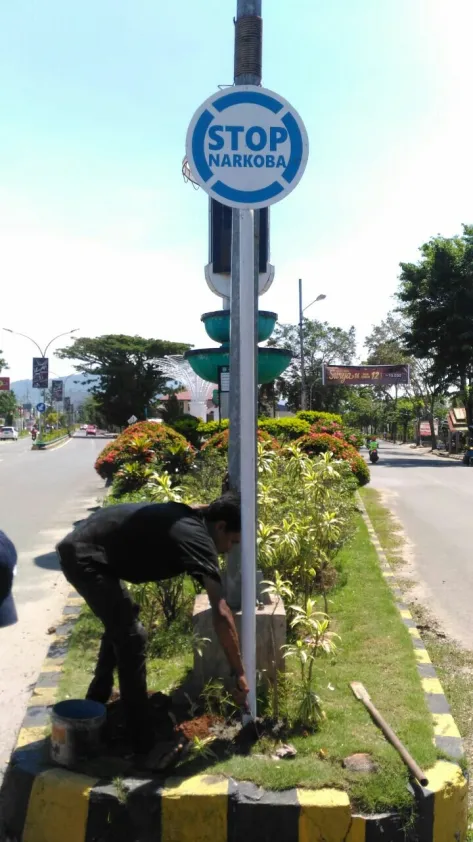
#> input picture hough_transform/stop.png, 473 x 842 px
$ jupyter execute Circle_Detection_OpenCV_HoughCircles.ipynb
#> lines starting #> are read from the running program, lines starting #| are printed output that depends on the picture; after the words box and inside, x2 and y2 are one past the last pixel; in counts of white or black regions, pixels touching at a corner belong together
# Circle Detection menggunakan OpenCV Hough Circle Transform

Pipeline:

Original Image
→ Grayscale
→ Gaussian Blur
→ Canny Edge (visualisasi)
→ Hough Circle Transform
→ Deteksi Circle

Metode:

`cv2.HoughCircles()`

Output:

\[
(x_c,y_c,r)
\]

dimana:
- xc = koordinat pusat x
- yc = koordinat pusat y
- r = radius lingkaran

[cell 1]
import cv2
import numpy as np
import matplotlib.pyplot as plt

## 1. Load Image

[cell 2]
image_path = "stop.png"

img = cv2.imread(image_path)
#> img is the input picture: shape (842, 473, 3); mean B, G, R 143.3, 156.5, 147.6

if img is None:
    raise FileNotFoundError("Image tidak ditemukan")

plt.figure(figsize=(8,5))
plt.imshow(cv2.cvtColor(img, cv2.COLOR_BGR2RGB))
plt.title("Original Image")
plt.axis("off");

## 2. Grayscale

[cell 3]
gray = cv2.cvtColor(
    img,
    cv2.COLOR_BGR2GRAY
)
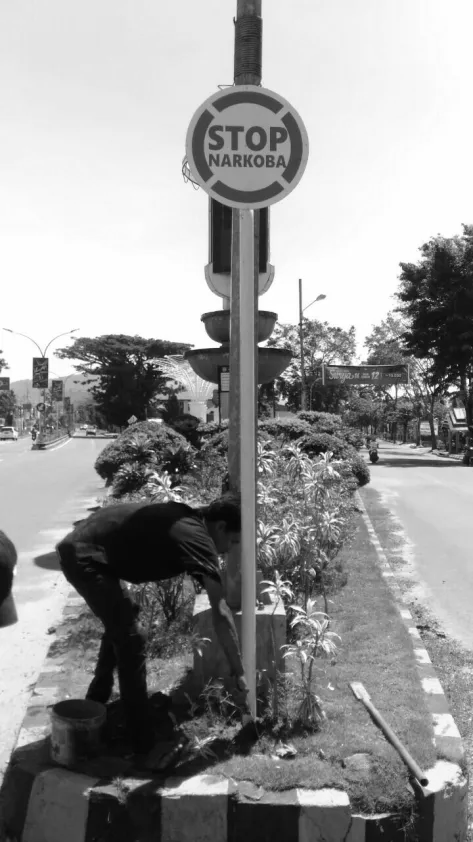
#> gray: shape (842, 473); min 1, max 255, mean 152.3

plt.figure(figsize=(8,5))
plt.imshow(gray, cmap="gray")
plt.title("Grayscale")
plt.axis("off");

## 3. Gaussian Blur

[cell 4]
blur = cv2.medianBlur(
    gray,
    5
)

plt.figure(figsize=(8,5))
plt.imshow(blur, cmap="gray")
plt.title("Gaussian Blur")
plt.axis("off");

## 4. Canny Edge Detection (Visualisasi)

[cell 5]
edges = cv2.Canny(
    blur,
    90,
    180
)
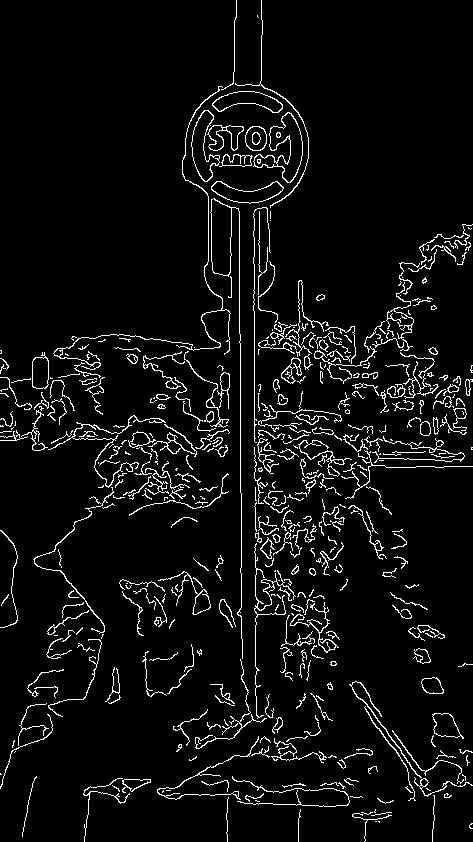
#> edges: shape (842, 473); 5.6% white in thin lines or dots

plt.figure(figsize=(8,5))
plt.imshow(edges, cmap="gray")
plt.title("Canny Edge")
plt.axis("off");

## 5. Hough Circle Transform

Persamaan lingkaran:

\[
(x-x_c)^2+(y-y_c)^2=r^2
\]

OpenCV mencari parameter:

\[
(x_c,y_c,r)
\]

menggunakan voting pada accumulator.

[cell 6]
circles = cv2.HoughCircles(
    blur,
    cv2.HOUGH_GRADIENT,
    dp=1,
    minDist=140, #Jarak minimum antar pusat circle yang boleh dideteksi.
    param1=180, #CannyHigh treshold
    param2=55, #Threshold accumulator
    minRadius=55,   #Radius minimum circle yang dicari(r).
    maxRadius=160   #Radius maksimal circle yang dicari(r).
)
#> circles = [[246.5, 146.5, 55.4]]

if circles is None:
    print("Tidak ada circle ditemukan")
else:
    circles = np.uint16(np.around(circles))
#> circles = [[246, 146, 55]]
    print("Jumlah circle:", len(circles[0]))
#| Jumlah circle: 1

## 6. Extract Circle Parameter

[cell 7]
if circles is not None:

    for i, circle in enumerate(circles[0]):
        x, y, r = circle

        print(
            f"Circle {i+1}:"
        )

        print(
            "Center:",
            (x,y)
        )

        print(
            "Radius:",
            r
        )
        print("----------------")
#> this loop made 1 pass
#| Circle 1:
#| Center: (246, 146)
#| Radius: 55
#| ----------------

## 7. Draw Detected Circle

[cell 8]
result = img.copy()

if circles is not None:
    for circle in circles[0]:
        x,y,r = circle
        cv2.circle(
            result,
            (x,y),
            r,
            (0,255,0),
            2
        )

        cv2.circle(
            result,
            (x,y),
            3,
            (0,0,255),
            -1
        )
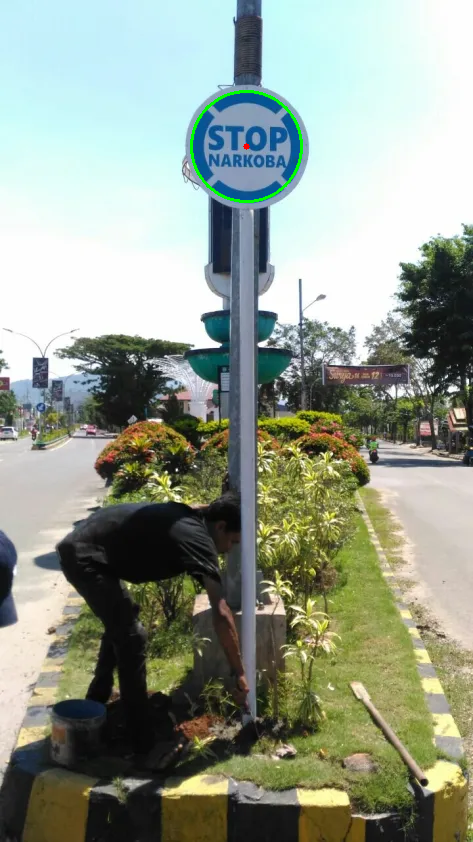
#> result: shape (842, 473, 3); 0.27% of pixels changed, all inside (x1, y1, x2, y2) = (190, 90, 303, 203)

plt.figure(figsize=(8,5))

plt.imshow(
    cv2.cvtColor(
        result,
        cv2.COLOR_BGR2RGB
    )
)

plt.title("Hough Circle Detection Result")
plt.axis("off");

## 8. Comparison Original vs Result

[cell 9]
plt.figure(figsize=(14,6))

plt.subplot(1,2,1)
plt.imshow(cv2.cvtColor(img, cv2.COLOR_BGR2RGB))
plt.title("Original Image")
plt.axis("off")

plt.subplot(1,2,2)
plt.imshow(cv2.cvtColor(result, cv2.COLOR_BGR2RGB))
plt.title("Detected Circle")
plt.axis("off")

plt.show()
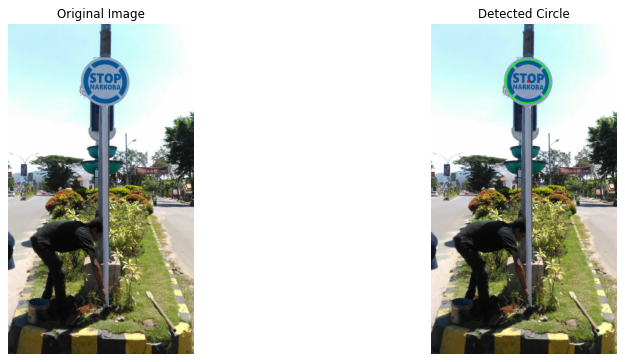
#> figure drawn by matplotlib, 2 panels

$ run again, with hough_transform/line.png copied over hough_transform/stop.png
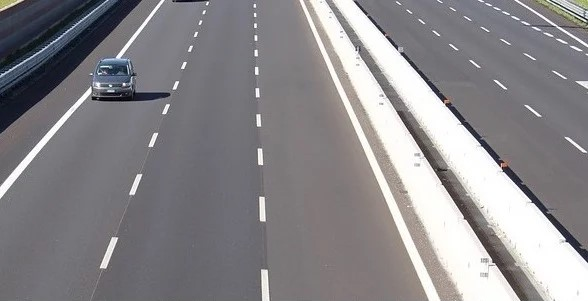
#> input picture hough_transform/line.png, 588 x 301 px
#> img is the input picture: shape (301, 588, 3); mean B, G, R 138.1, 135, 137.2
#> `edges = cv2.Canny( blur, 90, 180 )`:
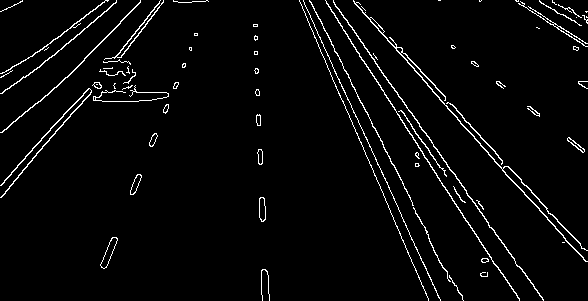
#> edges: shape (301, 588); 3.4% white in thin lines or dots
#> circles = None
#> `plt.show()`:
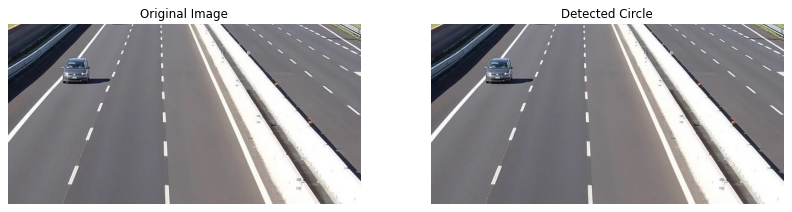
#> figure drawn by matplotlib, 2 panels

$ run again, with hough_transform/images.jpg saved as hough_transform/stop.png
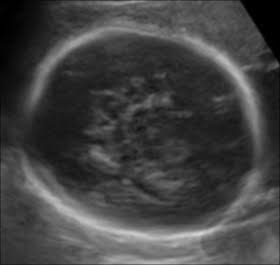
#> input picture hough_transform/images.jpg, 280 x 265 px
#> img is the input picture: shape (265, 280, 3); min 0, max 214, mean 66.8
#> `edges = cv2.Canny( blur, 90, 180 )`:
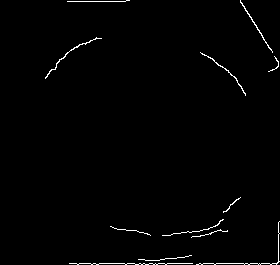
#> edges: shape (265, 280); 1.1% white in thin lines or dots, all inside (x1, y1, x2, y2) = (45, 0, 280, 265)
#> circles = None
#> `plt.show()`:
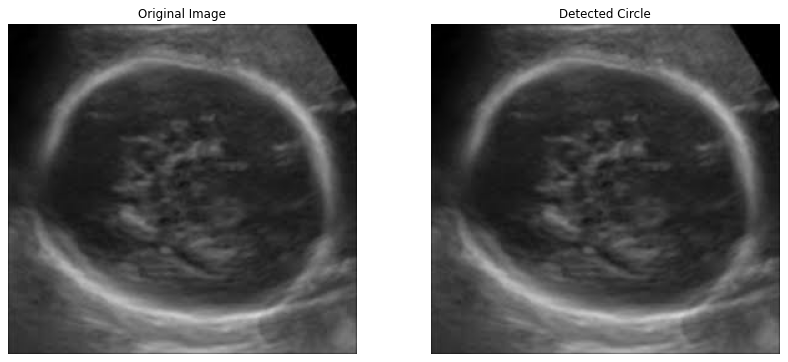
#> figure drawn by matplotlib, 2 panels
